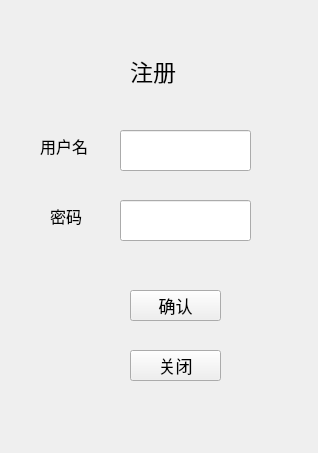
<?xml version="1.0" encoding="UTF-8"?>
<ui version="4.0">
 <class>regis</class>
 <widget class="QWidget" name="regis">
  <property name="geometry">
   <rect>
    <x>0</x>
    <y>0</y>
    <width>318</width>
    <height>453</height>
   </rect>
  </property>
  <property name="windowTitle">
   <string>Form</string>
  </property>
  <widget class="QLabel" name="label">
   <property name="geometry">
    <rect>
     <x>130</x>
     <y>50</y>
     <width>71</width>
     <height>41</height>
    </rect>
   </property>
   <property name="font">
    <font>
     <family>黑体</family>
     <pointsize>17</pointsize>
    </font>
   </property>
   <property name="text">
    <string>注册</string>
   </property>
  </widget>
  <widget class="QLabel" name="label_2">
   <property name="geometry">
    <rect>
     <x>40</x>
     <y>130</y>
     <width>61</width>
     <height>31</height>
    </rect>
   </property>
   <property name="font">
    <font>
     <family>黑体</family>
     <pointsize>12</pointsize>
    </font>
   </property>
   <property name="text">
    <string>用户名</string>
   </property>
  </widget>
  <widget class="QLabel" name="label_3">
   <property name="geometry">
    <rect>
     <x>50</x>
     <y>200</y>
     <width>61</width>
     <height>31</height>
    </rect>
   </property>
   <property name="font">
    <font>
     <family>黑体</family>
     <pointsize>12</pointsize>
    </font>
   </property>
   <property name="text">
    <string>密码</string>
   </property>
  </widget>
  <widget class="QLineEdit" name="regis_name">
   <property name="geometry">
    <rect>
     <x>120</x>
     <y>130</y>
     <width>131</width>
     <height>41</height>
    </rect>
   </property>
  </widget>
  <widget class="QLineEdit" name="regis_key">
   <property name="geometry">
    <rect>
     <x>120</x>
     <y>200</y>
     <width>131</width>
     <height>41</height>
    </rect>
   </property>
  </widget>
  <widget class="QPushButton" name="regis_end">
   <property name="geometry">
    <rect>
     <x>130</x>
     <y>290</y>
     <width>91</width>
     <height>31</height>
    </rect>
   </property>
   <property name="font">
    <font>
     <family>黑体</family>
     <pointsize>13</pointsize>
    </font>
   </property>
   <property name="text">
    <string>确认</string>
   </property>
  </widget>
  <widget class="QPushButton" name="regis_close">
   <property name="geometry">
    <rect>
     <x>130</x>
     <y>350</y>
     <width>91</width>
     <height>31</height>
    </rect>
   </property>
   <property name="font">
    <font>
     <family>黑体</family>
     <pointsize>13</pointsize>
    </font>
   </property>
   <property name="text">
    <string>关闭</string>
   </property>
  </widget>
 </widget>
 <resources/>
 <connections>
  <connection>
   <sender>regis_close</sender>
   <signal>clicked()</signal>
   <receiver>regis</receiver>
   <slot>close()</slot>
   <hints>
    <hint type="sourcelabel">
     <x>175</x>
     <y>365</y>
    </hint>
    <hint type="destinationlabel">
     <x>158</x>
     <y>226</y>
    </hint>
   </hints>
  </connection>
 </connections>
</ui>
